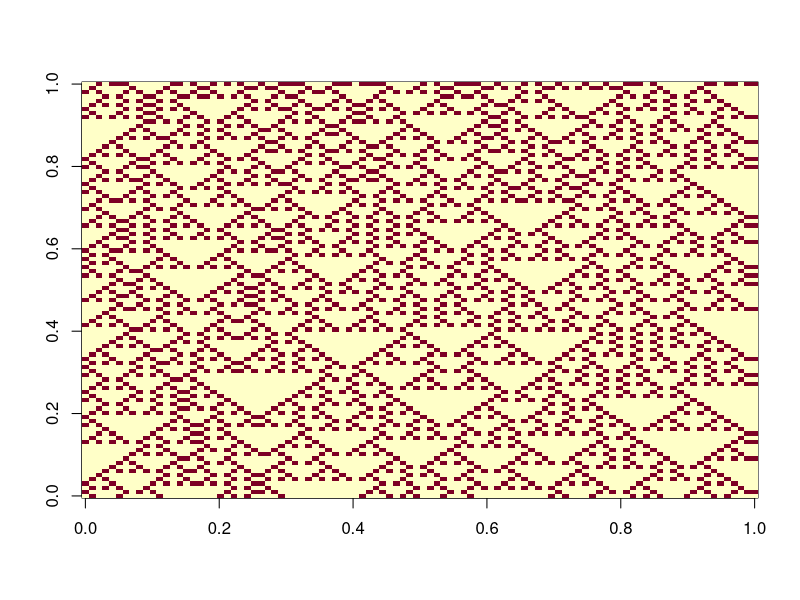
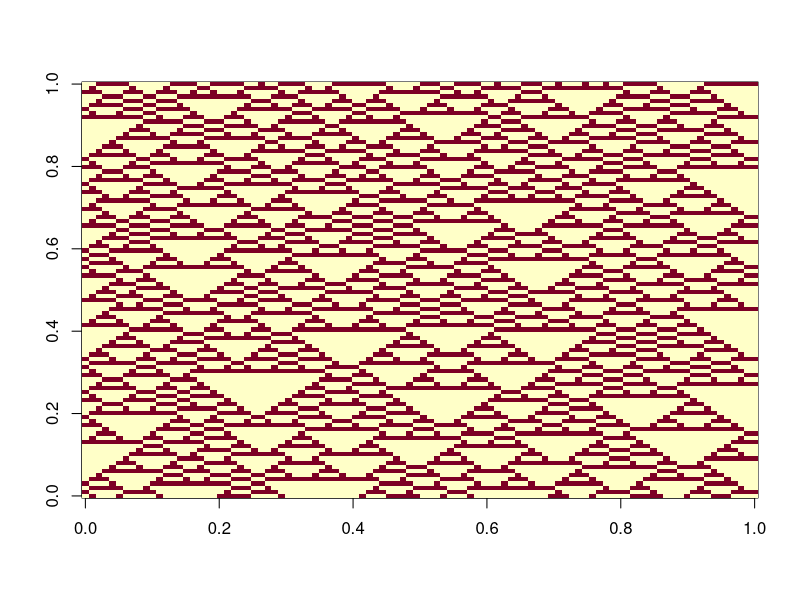
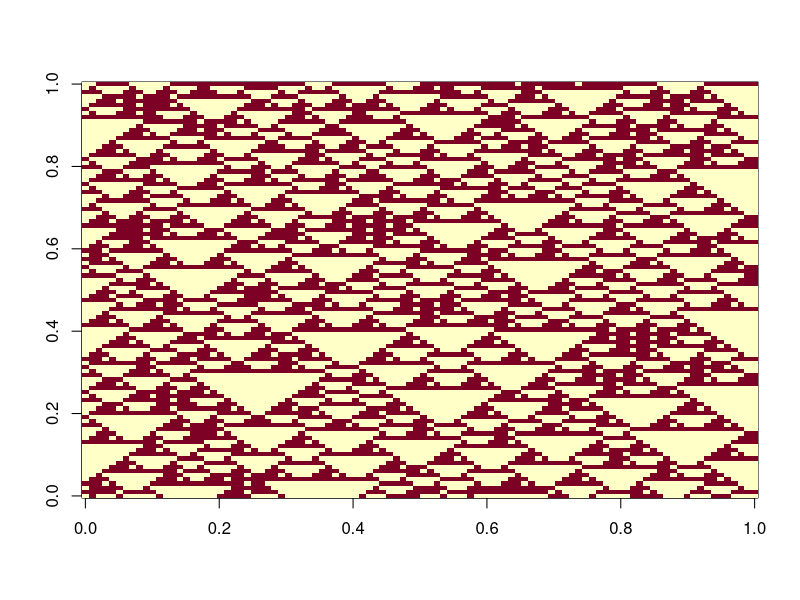
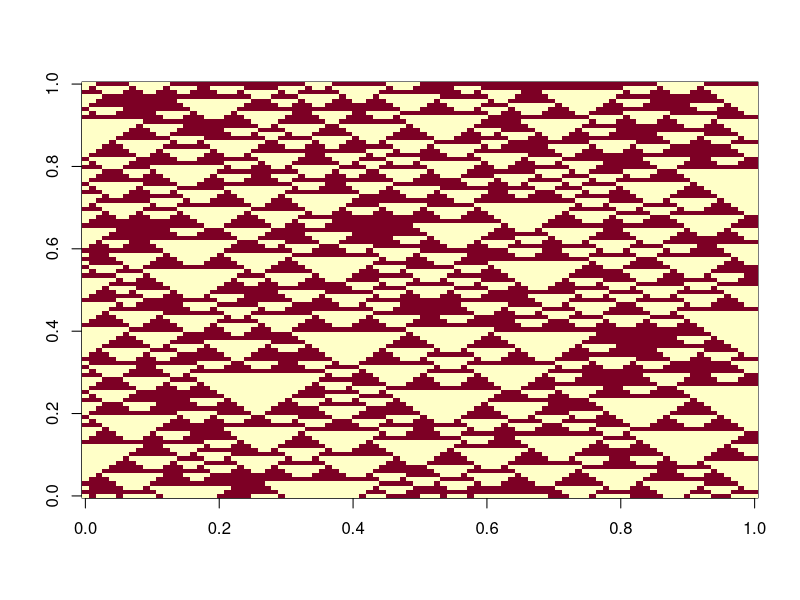
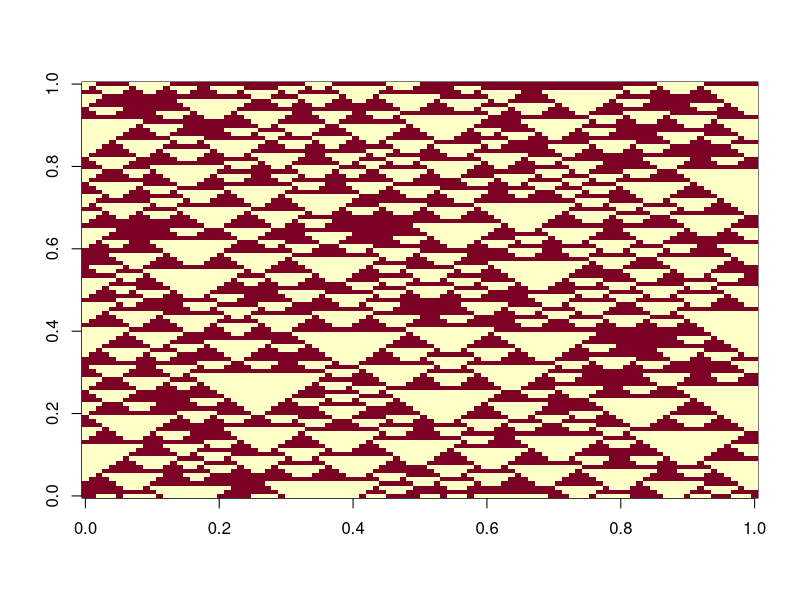
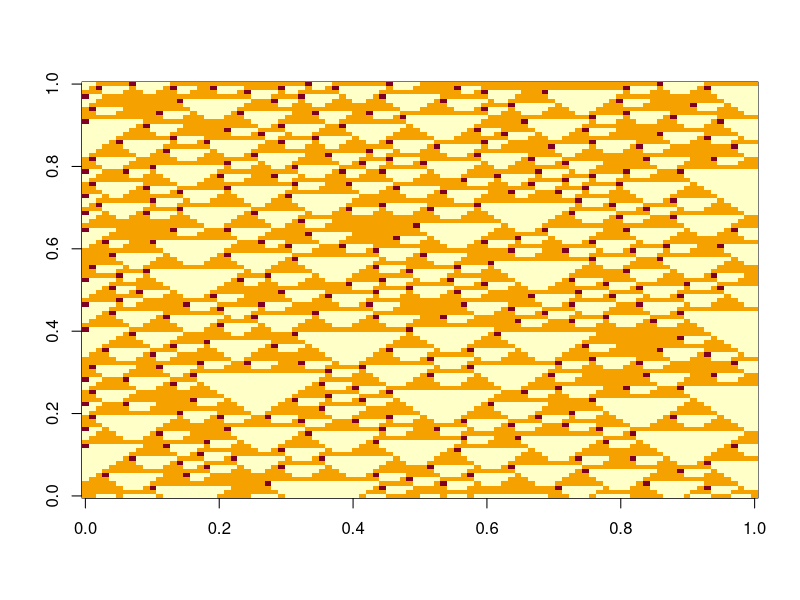

The R source for these figures, in order:
################################################################################
#                               Projet de R                                    #
#                             De BRUGERE Arnaud                                #
#                              ABDELLAH Safa                                   #
#                              AMROUCHE Henes                                  #
################################################################################


################################################################################
################################################################################


# FONCTIONS #

#tourne la matrice (pour l'affichage) ##########################################
rotate <- function(x) t(apply(x, 2, rev))                                      #
################################################################################

#génération de l'image #########################################################
generate <- function(hauteur,largeur,mat){                                     #
h<-1
l<-1
while(h<hauteur){
  while(l<largeur){
    if(paste(sapply(list(mat[h,l],mat[h,l+1]),function(x) x),collapse='')=="01"){
      mat[h+1,l]<-1
    }else{
      mat[h+1,l]<-0
    }
    l<-l+1
    while(l<largeur){
      if(paste(sapply(list(mat[h,l-1],mat[h,l],mat[h,l+1]),function(x) x),collapse='')=="001" || paste(sapply(list(mat[h,l-1],mat[h,l],mat[h,l+1]),function(x) x),collapse='')=="100"){
        mat[h+1,l]<-1
      }else{
        mat[h+1,l]<-0
      }
      l<-l+1
    }
    if(paste(sapply(list(mat[h,l-1],mat[h,l]),function(x) x),collapse='')=="10"){
      mat[h,l]<-1
    }else{
      mat[h,l]<-0
    }
    l<-l+1
  }
  l<-1
  h<-h+1
}
image(rotate(mat))
return(mat)
}                                                                              #
################################################################################

#transformation des 101 en 111 #################################################
turn101to111 <- function(mat){                                                 #
h<-1
l<-1
while(h<=hauteur){
    while(l+1<largeur){
      if(paste(sapply(list(mat[h,l],mat[h,l+1],mat[h,l+2]),function(x) x),collapse='')=="101"){
        mat[h,l+1]<-1
      }
    l<-l+1
    }
  l<-1
  h<-h+1
  }
image(rotate(mat))
return(mat)
}                                                                              #
################################################################################

#Suppresion des "BLOC" #########################################################
supprBloc <- function(mat){                                                    #
#Premiere ligne
l<-1
h<-1
while(l+1<largeur){
  if(paste(sapply(list(mat[h,l],mat[h,l+1],mat[h,l+2],mat[h+1,l+1],mat[h+1,l+2]),function(x) x),collapse='')=="10011"){
    mat[h,l+1]<-1
    mat[h,l+2]<-1
  }
  l<-l+1
  }
#Milieu
l<-1
h<-h+1
while(h+1<hauteur){
  while(l+1<largeur){
    if(paste(sapply(list(mat[h-1,l+1],mat[h-1,l+2],mat[h,l],mat[h,l+1],mat[h,l+2],mat[h+1,l+1],mat[h+1,l+2]),function(x) x),collapse='')=="1110011"){
      mat[h,l+1]<-1
      mat[h,l+2]<-1
    }
    l<-l+1
  }
  l<-1
  h<-h+1
}
#Derniere ligne
while(l+1<largeur){
  if(paste(sapply(list(mat[h-1,l+1],mat[h-1,l+2],mat[h,l],mat[h,l+1],mat[h,l+2]),function(x) x),collapse='')=="11100"){
    mat[h,l+1]<-1
    mat[h,l+2]<-1
  }
  l<-l+1
}
image(rotate(mat))
return(mat)
}                                                                              #
################################################################################

#Supprime les détails sur les bords droit et gauche ############################
detail <- function(mat){                                                       #
l<-1
boucle<-0
while(boucle<2){  
  h<-1
  if(paste(sapply(list(mat[h,l],mat[h+1,l]),function(x) x),collapse='')=="01"){
    mat[h,l]<-1
  }
  while(h+2<hauteur){
      if(paste(sapply(list(mat[h,l],mat[h+1,l],mat[h+2,l]),function(x) x),collapse='')=="101"){
        mat[h+1,l]<-1
      }
     h<-h+1
  }
  if(paste(sapply(list(mat[h+1,l],mat[h+2,l]),function(x) x),collapse='')=="10"){
    mat[h+2,l]<-1
  }
  l<-largeur
  boucle<-boucle+1
}
image(rotate(mat))
return(mat)
}                                                                              #
################################################################################

# Compte les nombres de 0 et 1 #################################################
counter <- function(alea,mat,hauteur,largeur){                                 #
   Alea0<-length(alea[alea==0])
   Alea1<-length(alea[alea==1])
   Mat0<-length(mat[mat==0])
   Mat1<-length(mat[mat==1])
   return(data.frame(Gen0=Alea0,Gen1=Alea1,End0=Mat0,End1=Mat1,GenRatio=Alea0/Alea1,EndRatio=Mat0/Mat1,nbTriangle=nbTriangle(hauteur,largeur,mat)))
}                                                                              #
################################################################################

# Compte le nombre de triangles sur la figure ##################################
nbTriangle <- function(hauteur,largeur,mat){                                   #
  compt<-0
  h<-1
  l<-1
#1ere ligne
  while(l<largeur-1){
    if(paste(sapply(list(mat[h,l],mat[h,l+1]),function(x) x),collapse='')=="10"){
      compt<-compt+1
    mat[h,l+1]<-2
      }
    l<-l+1
  }
#milieu
  while(h<hauteur-1){
    l<-2
    while(l<largeur){
         if(paste(sapply(list(mat[h,l-1],mat[h-1,l],mat[h,l]),function(x) x),collapse='')=="110"){
           compt<-compt+1
             mat[h,l]<-2
         }
      l<-l+1
    }
    h<-h+1
  }
  #coté droit et gauche
   l<-1
    h<-1
    while(h+1<hauteur){
      if(paste(sapply(list(mat[h,l],mat[h+1,l]),function(x) x),collapse='')=="10"){
        compt<-compt+1
        mat[h+1,l]<-2
      }
      h<-h+1
    }
  image(rotate(mat))
  return(compt)
}                                                                              #
################################################################################

# Fait évoluer le nombre de 0 dans alea ########################################
nb0 <- function(nb){                                                           #
  alea<-rep(1,100)
  where0<-sample(1:100,size=nb)
  i<-1
  while(i<=nb){
    alea[where0[i]]<-0
    i<-i+1
  }
  return(alea)
}                                                                              #
################################################################################

# Simule 1 ou plusieurs fois ###################################################
OneSimu <- function(largeur,hauteur,evolve){                                   #
   FinalTab<-head(data.frame(Gen0=NA,Gen1=NA,End0=NA,End1=NA,GenRatio=NA,EndRatio=NA,nbTriangle=NA),0)
   if(evolve){
    nbIteration<-100
  }else{
    nbIteration<-1
  }
   i<-1
  while(i<=nbIteration) {
    if(evolve){
      alea<-nb0(i)   #####Permet de calculer avec le nb de 0 que l'on veux en generation initiale
    }else{
      alea<-sample(c(0,1),size = largeur,replace=TRUE) ##### Si on veut une seule génération
    }
    co<-matrix(0,hauteur,largeur)
    co[1,]<-alea
    co<- generate(hauteur,largeur,co)
    co<-turn101to111(co)
    co<-supprBloc(co)
    co<-turn101to111(co)
    co<-detail(co)
    FinalTab<-rbind(FinalTab,counter(alea,co,hauteur,largeur))
    i<-i+1
  }
  print(FinalTab) 
 if(evolve){  
   #Le graphique final
   plot(x=FinalTab$Gen0,
                   y=FinalTab$nbTriangle,
                   main="Evolution du nombre de triangle en fonction du nombre de 0 initialement",
                   xlab="Nombre de 0",
                   ylab="Nombre de Triangle",
                   col.main="red")
   panel.smooth(FinalTab$Gen0, FinalTab$nbTriangle)
   abline(v=33,col="red", lty=2, lwd=3)
   abline(v=66,col="red", lty=2, lwd=3)
 }
}                                                                              # 
################################################################################

################################################################################
################################################################################


# CODE #


# Paramètres de départ #########################################################

largeur<-100
hauteur<-100
evolve<-FALSE #FALSE : Une seule simulation à 1/2 de 0 et 1/2 de 1 /// TRUE : Plusieurs simulation avec 0 zeros -> 100 zeros


# Execution ####################################################################

OneSimu(largeur,hauteur,evolve)


